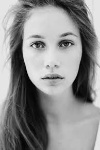
#> input picture long_dir/one.jpg, 100 x 150 px; its folder holds 2 pictures in this run
$ python face_compare2.py long_dir/one.jpg long_dir/two.jpg long_dir   (older library calls are emulated)
#> lines starting #> are read from the running program, lines starting #| are printed output that depends on the picture
import cv2
#import cv
import numpy as np
from glob import glob
import os
from sys import argv
from PIL import Image
import math

def path_append(full_path,new_dir):
    return "/".join(full_path.split("/")[:-1])+"/"+new_dir+full_path.split("/")[-1]


def normalize_cv(image1,image2,compare_dir):
    #img = Image.open(image1)
    #height < width
#> called with image1 = 'long_dir/one.jpg', image2 = 'long_dir/two.jpg', compare_dir = 'long_dir'
    width_heights = []
    width_heights.append(["long_dir/",(100,150)])
    #width < height
    width_heights.append(["wide_dir/",(150,100)])
    #equal
    width_heights.append(["equal_dir/",(150,150)])
    #= img.size
    #resize comparison image
    for width_height in width_heights:
        if not os.path.exists(width_height[0]):
            os.mkdir(width_height[0])
        os.chdir(width_height[0])
        img = cv2.imread(image1)
#> img is the input picture: shape (150, 100, 3); min 0, max 245, mean 139.5
        resized_image1 = cv2.resize(img, width_height[1])
        new_path1 = path_append(image1,width_height[0])
        cv2.imwrite(new_path1,resized_image1)
        img2 = cv2.imread(image2)
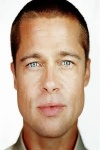
#> input picture long_dir/two.jpg, 100 x 150 px
#> img2 is the input picture: shape (150, 100, 3); mean B, G, R 147.5, 166.6, 192.1
        resized_image2 = cv2.resize(img2,width_height[1])
        new_path2 = path_append(image2,width_height[0])
        cv2.imwrite(new_path2,resized_image2)
        os.chdir("../")
        #resize test directory
        for pic in glob(compare_dir+"*"):
            if os.path.isfile(pic):
                full_pic = os.path.abspath(pic)
                im = cv2.imread(full_pic)
                resized_image = cv2.resize(im, width_height[1])
                new_path = path_append(pic,width_height[0])
                cv2.imwrite(new_path,resized_image)


def normalize_pil(image1,image2,compare_dir):
    #img = Image.open(image1)
    #height < width
    width_heights = []
    width_heights.append(["long_dir/",(100,150)])
    #width < height
    width_heights.append(["wide_dir/",(150,100)])
    #equal
    width_heights.append(["equal_dir/",(150,150)])
    #= img.size
    #resize comparison image
    for width_height in width_heights:
        if not os.path.exists(width_height[0]):
            os.mkdir(width_height[0])
        os.chdir(width_height[0])
        img = Image.open(image1)
        img.thumbnail(width_height[1],Image.ANTIALIAS)
        new_path1 = path_append(image1,width_height[0])
        img.save(new_path1,"JPEG")
        img2 = Image.open(image2)
        img2.thumbnail(width_height[1],Image.ANTIALIAS)
        new_path2 = path_append(image2,width_height[0])
        img2.save(new_path2,"JPEG")
        os.chdir("../")
        #resize test directory
        for pic in glob(compare_dir+"*"):
            if os.path.isfile(pic):
                full_pic = os.path.abspath(pic)
                im = Image.open(full_pic)
                im.thumbnail(width_height[1],Image.ANTIALIAS)
                new_path = path_append(pic,width_height[0])
                im.save(new_path,"JPEG")


CONFIDENCE_THRESHOLD = 100.0
ave_confidence = 0
num_recognizers = 3
recog = {}
recog["eigen"] = cv2.face.EigenFaceRecognizer_create()
recog["fisher"] = cv2.face.FisherFaceRecognizer_create()
recog["lbph"] = cv2.face.LBPHFaceRecognizer_create()

#load the data initial file
filename = os.path.abspath(argv[1])
compare = os.path.abspath(argv[2])
#normalize other faces
base_picture_dir = argv[3] + "/"
normalize_cv(filename,compare,argv[3])

dirs = ["wide_dir/","long_dir/","equal_dir/"]
dirs = [base_picture_dir+elem for elem in dirs]
#generate test data

for Dir in dirs:
    new_filename = path_append(filename,Dir)
    face = cv2.imread(new_filename,0)
#> face: shape (150, 100); min 0, max 245, mean 139.5
    try:
        face,label = face[:, :], 1
#> label = 1
    except:
        import code
        code.interact(local=locals())
    #load comparison face
    new_compare = path_append(compare,Dir)
    compare_face = cv2.imread(new_compare, 0)
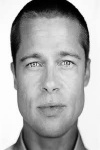
#> compare_face: shape (150, 100); min 0, max 255, mean 172.1
    compare_face, compare_label = compare_face[:,:], 2
#> compare_label = 2

    images,labels = [],[]
    images.append(np.asarray(face))
    images.append(np.asarray(compare_face))
    labels.append(label)
    labels.append(compare_label)

    image_array = np.asarray(images)
    label_array = np.asarray(labels)
#> label_array = [1, 2]
    for recognizer in recog.keys():
        recog[recognizer].train(image_array,label_array)

    print(Dir+"\n\n")
    test_images = glob(Dir+"*")
    test_images = [(np.asarray(cv2.imread(img,0)[:,:]),img) for img in test_images]
    possible_matches = []
    for t_face,name in test_images:
        t_labels = []
        for recognizer in recog.keys():
            try:
                [label, confidence] = recog[recognizer].predict(t_face)
                possible_matches.append({"name":name,"confidence":confidence,"recognizer":recognizer})
            except:
                continue
    minimum = 400
    epsilon = 1
    close_enough = []
    average = 0
    for m in possible_matches:
        if m["recognizer"] == "lbph":
            average += m["confidence"]
            if m["confidence"] < minimum:
                minimum = m["confidence"]
    minimum += epsilon
    try:
        average /= float(len(possible_matches))
    except:
        import code
#> (the run stopped early here; a loop or call above may not have finished)
